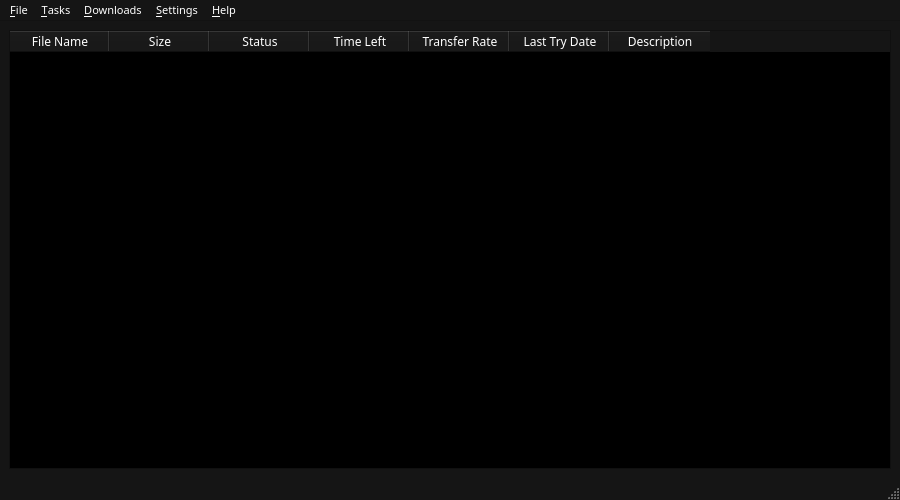
<?xml version="1.0" encoding="UTF-8"?>
<ui version="4.0">
 <class>MainWindow</class>
 <widget class="QMainWindow" name="MainWindow">
  <property name="geometry">
   <rect>
    <x>0</x>
    <y>0</y>
    <width>900</width>
    <height>500</height>
   </rect>
  </property>
  <property name="palette">
   <palette>
    <active>
     <colorrole role="WindowText">
      <brush brushstyle="SolidPattern">
       <color alpha="255">
        <red>255</red>
        <green>255</green>
        <blue>255</blue>
       </color>
      </brush>
     </colorrole>
     <colorrole role="Button">
      <brush brushstyle="SolidPattern">
       <color alpha="255">
        <red>21</red>
        <green>21</green>
        <blue>21</blue>
       </color>
      </brush>
     </colorrole>
     <colorrole role="Light">
      <brush brushstyle="SolidPattern">
       <color alpha="255">
        <red>31</red>
        <green>31</green>
        <blue>31</blue>
       </color>
      </brush>
     </colorrole>
     <colorrole role="Midlight">
      <brush brushstyle="SolidPattern">
       <color alpha="255">
        <red>26</red>
        <green>26</green>
        <blue>26</blue>
       </color>
      </brush>
     </colorrole>
     <colorrole role="Dark">
      <brush brushstyle="SolidPattern">
       <color alpha="255">
        <red>10</red>
        <green>10</green>
        <blue>10</blue>
       </color>
      </brush>
     </colorrole>
     <colorrole role="Mid">
      <brush brushstyle="SolidPattern">
       <color alpha="255">
        <red>14</red>
        <green>14</green>
        <blue>14</blue>
       </color>
      </brush>
     </colorrole>
     <colorrole role="Text">
      <brush brushstyle="SolidPattern">
       <color alpha="255">
        <red>255</red>
        <green>255</green>
        <blue>255</blue>
       </color>
      </brush>
     </colorrole>
     <colorrole role="BrightText">
      <brush brushstyle="SolidPattern">
       <color alpha="255">
        <red>255</red>
        <green>255</green>
        <blue>255</blue>
       </color>
      </brush>
     </colorrole>
     <colorrole role="ButtonText">
      <brush brushstyle="SolidPattern">
       <color alpha="255">
        <red>255</red>
        <green>255</green>
        <blue>255</blue>
       </color>
      </brush>
     </colorrole>
     <colorrole role="Base">
      <brush brushstyle="SolidPattern">
       <color alpha="255">
        <red>0</red>
        <green>0</green>
        <blue>0</blue>
       </color>
      </brush>
     </colorrole>
     <colorrole role="Window">
      <brush brushstyle="SolidPattern">
       <color alpha="255">
        <red>21</red>
        <green>21</green>
        <blue>21</blue>
       </color>
      </brush>
     </colorrole>
     <colorrole role="Shadow">
      <brush brushstyle="SolidPattern">
       <color alpha="255">
        <red>0</red>
        <green>0</green>
        <blue>0</blue>
       </color>
      </brush>
     </colorrole>
     <colorrole role="AlternateBase">
      <brush brushstyle="SolidPattern">
       <color alpha="255">
        <red>10</red>
        <green>10</green>
        <blue>10</blue>
       </color>
      </brush>
     </colorrole>
     <colorrole role="ToolTipBase">
      <brush brushstyle="SolidPattern">
       <color alpha="255">
        <red>255</red>
        <green>255</green>
        <blue>220</blue>
       </color>
      </brush>
     </colorrole>
     <colorrole role="ToolTipText">
      <brush brushstyle="SolidPattern">
       <color alpha="255">
        <red>0</red>
        <green>0</green>
        <blue>0</blue>
       </color>
      </brush>
     </colorrole>
     <colorrole role="PlaceholderText">
      <brush brushstyle="SolidPattern">
       <color alpha="127">
        <red>255</red>
        <green>255</green>
        <blue>255</blue>
       </color>
      </brush>
     </colorrole>
     <colorrole role="Accent">
      <brush brushstyle="SolidPattern">
       <color alpha="255">
        <red>0</red>
        <green>0</green>
        <blue>0</blue>
       </color>
      </brush>
     </colorrole>
    </active>
    <inactive>
     <colorrole role="WindowText">
      <brush brushstyle="SolidPattern">
       <color alpha="255">
        <red>255</red>
        <green>255</green>
        <blue>255</blue>
       </color>
      </brush>
     </colorrole>
     <colorrole role="Button">
      <brush brushstyle="SolidPattern">
       <color alpha="255">
        <red>21</red>
        <green>21</green>
        <blue>21</blue>
       </color>
      </brush>
     </colorrole>
     <colorrole role="Light">
      <brush brushstyle="SolidPattern">
       <color alpha="255">
        <red>31</red>
        <green>31</green>
        <blue>31</blue>
       </color>
      </brush>
     </colorrole>
     <colorrole role="Midlight">
      <brush brushstyle="SolidPattern">
       <color alpha="255">
        <red>26</red>
        <green>26</green>
        <blue>26</blue>
       </color>
      </brush>
     </colorrole>
     <colorrole role="Dark">
      <brush brushstyle="SolidPattern">
       <color alpha="255">
        <red>10</red>
        <green>10</green>
        <blue>10</blue>
       </color>
      </brush>
     </colorrole>
     <colorrole role="Mid">
      <brush brushstyle="SolidPattern">
       <color alpha="255">
        <red>14</red>
        <green>14</green>
        <blue>14</blue>
       </color>
      </brush>
     </colorrole>
     <colorrole role="Text">
      <brush brushstyle="SolidPattern">
       <color alpha="255">
        <red>255</red>
        <green>255</green>
        <blue>255</blue>
       </color>
      </brush>
     </colorrole>
     <colorrole role="BrightText">
      <brush brushstyle="SolidPattern">
       <color alpha="255">
        <red>255</red>
        <green>255</green>
        <blue>255</blue>
       </color>
      </brush>
     </colorrole>
     <colorrole role="ButtonText">
      <brush brushstyle="SolidPattern">
       <color alpha="255">
        <red>255</red>
        <green>255</green>
        <blue>255</blue>
       </color>
      </brush>
     </colorrole>
     <colorrole role="Base">
      <brush brushstyle="SolidPattern">
       <color alpha="255">
        <red>0</red>
        <green>0</green>
        <blue>0</blue>
       </color>
      </brush>
     </colorrole>
     <colorrole role="Window">
      <brush brushstyle="SolidPattern">
       <color alpha="255">
        <red>21</red>
        <green>21</green>
        <blue>21</blue>
       </color>
      </brush>
     </colorrole>
     <colorrole role="Shadow">
      <brush brushstyle="SolidPattern">
       <color alpha="255">
        <red>0</red>
        <green>0</green>
        <blue>0</blue>
       </color>
      </brush>
     </colorrole>
     <colorrole role="AlternateBase">
      <brush brushstyle="SolidPattern">
       <color alpha="255">
        <red>10</red>
        <green>10</green>
        <blue>10</blue>
       </color>
      </brush>
     </colorrole>
     <colorrole role="ToolTipBase">
      <brush brushstyle="SolidPattern">
       <color alpha="255">
        <red>255</red>
        <green>255</green>
        <blue>220</blue>
       </color>
      </brush>
     </colorrole>
     <colorrole role="ToolTipText">
      <brush brushstyle="SolidPattern">
       <color alpha="255">
        <red>0</red>
        <green>0</green>
        <blue>0</blue>
       </color>
      </brush>
     </colorrole>
     <colorrole role="PlaceholderText">
      <brush brushstyle="SolidPattern">
       <color alpha="127">
        <red>255</red>
        <green>255</green>
        <blue>255</blue>
       </color>
      </brush>
     </colorrole>
     <colorrole role="Accent">
      <brush brushstyle="SolidPattern">
       <color alpha="255">
        <red>0</red>
        <green>0</green>
        <blue>0</blue>
       </color>
      </brush>
     </colorrole>
    </inactive>
    <disabled>
     <colorrole role="WindowText">
      <brush brushstyle="SolidPattern">
       <color alpha="255">
        <red>10</red>
        <green>10</green>
        <blue>10</blue>
       </color>
      </brush>
     </colorrole>
     <colorrole role="Button">
      <brush brushstyle="SolidPattern">
       <color alpha="255">
        <red>21</red>
        <green>21</green>
        <blue>21</blue>
       </color>
      </brush>
     </colorrole>
     <colorrole role="Light">
      <brush brushstyle="SolidPattern">
       <color alpha="255">
        <red>31</red>
        <green>31</green>
        <blue>31</blue>
       </color>
      </brush>
     </colorrole>
     <colorrole role="Midlight">
      <brush brushstyle="SolidPattern">
       <color alpha="255">
        <red>26</red>
        <green>26</green>
        <blue>26</blue>
       </color>
      </brush>
     </colorrole>
     <colorrole role="Dark">
      <brush brushstyle="SolidPattern">
       <color alpha="255">
        <red>10</red>
        <green>10</green>
        <blue>10</blue>
       </color>
      </brush>
     </colorrole>
     <colorrole role="Mid">
      <brush brushstyle="SolidPattern">
       <color alpha="255">
        <red>14</red>
        <green>14</green>
        <blue>14</blue>
       </color>
      </brush>
     </colorrole>
     <colorrole role="Text">
      <brush brushstyle="SolidPattern">
       <color alpha="255">
        <red>10</red>
        <green>10</green>
        <blue>10</blue>
       </color>
      </brush>
     </colorrole>
     <colorrole role="BrightText">
      <brush brushstyle="SolidPattern">
       <color alpha="255">
        <red>255</red>
        <green>255</green>
        <blue>255</blue>
       </color>
      </brush>
     </colorrole>
     <colorrole role="ButtonText">
      <brush brushstyle="SolidPattern">
       <color alpha="255">
        <red>10</red>
        <green>10</green>
        <blue>10</blue>
       </color>
      </brush>
     </colorrole>
     <colorrole role="Base">
      <brush brushstyle="SolidPattern">
       <color alpha="255">
        <red>21</red>
        <green>21</green>
        <blue>21</blue>
       </color>
      </brush>
     </colorrole>
     <colorrole role="Window">
      <brush brushstyle="SolidPattern">
       <color alpha="255">
        <red>21</red>
        <green>21</green>
        <blue>21</blue>
       </color>
      </brush>
     </colorrole>
     <colorrole role="Shadow">
      <brush brushstyle="SolidPattern">
       <color alpha="255">
        <red>0</red>
        <green>0</green>
        <blue>0</blue>
       </color>
      </brush>
     </colorrole>
     <colorrole role="AlternateBase">
      <brush brushstyle="SolidPattern">
       <color alpha="255">
        <red>21</red>
        <green>21</green>
        <blue>21</blue>
       </color>
      </brush>
     </colorrole>
     <colorrole role="ToolTipBase">
      <brush brushstyle="SolidPattern">
       <color alpha="255">
        <red>255</red>
        <green>255</green>
        <blue>220</blue>
       </color>
      </brush>
     </colorrole>
     <colorrole role="ToolTipText">
      <brush brushstyle="SolidPattern">
       <color alpha="255">
        <red>0</red>
        <green>0</green>
        <blue>0</blue>
       </color>
      </brush>
     </colorrole>
     <colorrole role="PlaceholderText">
      <brush brushstyle="SolidPattern">
       <color alpha="127">
        <red>10</red>
        <green>10</green>
        <blue>10</blue>
       </color>
      </brush>
     </colorrole>
     <colorrole role="Accent">
      <brush brushstyle="SolidPattern">
       <color alpha="255">
        <red>15</red>
        <green>15</green>
        <blue>15</blue>
       </color>
      </brush>
     </colorrole>
    </disabled>
   </palette>
  </property>
  <property name="font">
   <font>
    <family>Lexend</family>
   </font>
  </property>
  <property name="windowTitle">
   <string>Advanced Internet Download Manager</string>
  </property>
  <widget class="QWidget" name="centralwidget">
   <property name="font">
    <font>
     <family>Lexend</family>
    </font>
   </property>
   <layout class="QVBoxLayout" name="mainVerticalLayout">
    <item>
     <layout class="QHBoxLayout" name="horizontalLayout" stretch="0">
      <item>
       <widget class="QTableWidget" name="downloadsTable">
        <property name="font">
         <font>
          <family>Lexend</family>
         </font>
        </property>
        <column>
         <property name="text">
          <string>File Name</string>
         </property>
         <property name="font">
          <font>
           <family>Lexend</family>
          </font>
         </property>
        </column>
        <column>
         <property name="text">
          <string>Size</string>
         </property>
         <property name="font">
          <font>
           <family>Lexend</family>
          </font>
         </property>
        </column>
        <column>
         <property name="text">
          <string>Status</string>
         </property>
         <property name="font">
          <font>
           <family>Lexend</family>
          </font>
         </property>
        </column>
        <column>
         <property name="text">
          <string>Time Left</string>
         </property>
         <property name="font">
          <font>
           <family>Lexend</family>
          </font>
         </property>
        </column>
        <column>
         <property name="text">
          <string>Transfer Rate</string>
         </property>
         <property name="font">
          <font>
           <family>Lexend</family>
          </font>
         </property>
        </column>
        <column>
         <property name="text">
          <string>Last Try Date</string>
         </property>
         <property name="font">
          <font>
           <family>Lexend</family>
          </font>
         </property>
        </column>
        <column>
         <property name="text">
          <string>Description</string>
         </property>
         <property name="font">
          <font>
           <family>Lexend</family>
          </font>
         </property>
        </column>
       </widget>
      </item>
     </layout>
    </item>
   </layout>
  </widget>
  <widget class="QMenuBar" name="menubar">
   <property name="geometry">
    <rect>
     <x>0</x>
     <y>0</y>
     <width>900</width>
     <height>19</height>
    </rect>
   </property>
   <property name="font">
    <font>
     <family>Lexend</family>
     <pointsize>8</pointsize>
    </font>
   </property>
   <widget class="QMenu" name="menuFile">
    <property name="font">
     <font>
      <family>Lexend</family>
      <pointsize>8</pointsize>
     </font>
    </property>
    <property name="title">
     <string>&amp;File</string>
    </property>
    <addaction name="actionNewDownload"/>
    <addaction name="actionImportList"/>
    <addaction name="actionExportList"/>
    <addaction name="separator"/>
    <addaction name="actionExit"/>
   </widget>
   <widget class="QMenu" name="menuTasks">
    <property name="font">
     <font>
      <family>Lexend</family>
      <pointsize>8</pointsize>
     </font>
    </property>
    <property name="title">
     <string>&amp;Tasks</string>
    </property>
    <addaction name="actionStartAll"/>
    <addaction name="actionStopAll"/>
    <addaction name="actionPauseAll"/>
    <addaction name="actionResume_All"/>
    <addaction name="separator"/>
    <addaction name="actionClearCompleted"/>
   </widget>
   <widget class="QMenu" name="menuDownloads">
    <property name="font">
     <font>
      <family>Lexend</family>
      <pointsize>8</pointsize>
     </font>
    </property>
    <property name="title">
     <string>&amp;Downloads</string>
    </property>
    <widget class="QMenu" name="menu_Speed_Limiter">
     <property name="title">
      <string>&amp;Speed Limiter</string>
     </property>
     <property name="icon">
      <iconset theme="QIcon::ThemeIcon::DocumentProperties"/>
     </property>
     <addaction name="actionOn"/>
     <addaction name="actionOff"/>
     <addaction name="separator"/>
     <addaction name="actionSettings"/>
    </widget>
    <addaction name="actionRefreshLinks"/>
    <addaction name="menu_Speed_Limiter"/>
   </widget>
   <widget class="QMenu" name="menuSettings">
    <property name="font">
     <font>
      <family>Lexend</family>
     </font>
    </property>
    <property name="title">
     <string>&amp;Settings</string>
    </property>
    <addaction name="actionPreferences"/>
    <addaction name="actionConnectionSettings"/>
   </widget>
   <widget class="QMenu" name="menuHelp">
    <property name="font">
     <font>
      <family>Lexend</family>
     </font>
    </property>
    <property name="title">
     <string>&amp;Help</string>
    </property>
    <addaction name="actionAbout"/>
   </widget>
   <addaction name="menuFile"/>
   <addaction name="menuTasks"/>
   <addaction name="menuDownloads"/>
   <addaction name="menuSettings"/>
   <addaction name="menuHelp"/>
  </widget>
  <widget class="QStatusBar" name="statusBar">
   <property name="font">
    <font>
     <family>Lexend</family>
    </font>
   </property>
  </widget>
  <action name="actionNewDownload">
   <property name="icon">
    <iconset theme="QIcon::ThemeIcon::ListAdd"/>
   </property>
   <property name="text">
    <string>&amp;New Download</string>
   </property>
   <property name="font">
    <font>
     <family>Lexend</family>
     <pointsize>9</pointsize>
    </font>
   </property>
  </action>
  <action name="actionImportList">
   <property name="icon">
    <iconset theme="QIcon::ThemeIcon::GoDown"/>
   </property>
   <property name="text">
    <string>&amp;Import List</string>
   </property>
   <property name="font">
    <font>
     <family>Lexend</family>
    </font>
   </property>
  </action>
  <action name="actionExportList">
   <property name="icon">
    <iconset theme="QIcon::ThemeIcon::GoUp"/>
   </property>
   <property name="text">
    <string>&amp;Export List</string>
   </property>
   <property name="font">
    <font>
     <family>Lexend</family>
    </font>
   </property>
  </action>
  <action name="actionExit">
   <property name="icon">
    <iconset theme="QIcon::ThemeIcon::WindowClose"/>
   </property>
   <property name="text">
    <string>&amp;Exit</string>
   </property>
   <property name="font">
    <font>
     <family>Lexend</family>
    </font>
   </property>
  </action>
  <action name="actionStartAll">
   <property name="icon">
    <iconset theme="QIcon::ThemeIcon::MediaPlaybackStart"/>
   </property>
   <property name="text">
    <string>&amp;Start All</string>
   </property>
  </action>
  <action name="actionStopAll">
   <property name="icon">
    <iconset theme="QIcon::ThemeIcon::MediaPlaybackStop"/>
   </property>
   <property name="text">
    <string>&amp;Stop All</string>
   </property>
  </action>
  <action name="actionClearCompleted">
   <property name="icon">
    <iconset theme="QIcon::ThemeIcon::EditClear"/>
   </property>
   <property name="text">
    <string>&amp;Clear Completed</string>
   </property>
  </action>
  <action name="actionRefreshLinks">
   <property name="icon">
    <iconset theme="QIcon::ThemeIcon::ViewRefresh"/>
   </property>
   <property name="text">
    <string>Refresh Links</string>
   </property>
   <property name="font">
    <font>
     <family>Lexend</family>
    </font>
   </property>
  </action>
  <action name="actionPreferences">
   <property name="icon">
    <iconset theme="QIcon::ThemeIcon::MailMessageNew"/>
   </property>
   <property name="text">
    <string>&amp;Preferences</string>
   </property>
   <property name="font">
    <font>
     <family>Lexend</family>
    </font>
   </property>
  </action>
  <action name="actionConnectionSettings">
   <property name="icon">
    <iconset theme="QIcon::ThemeIcon::NetworkWireless"/>
   </property>
   <property name="text">
    <string>&amp;Connection Settings</string>
   </property>
   <property name="font">
    <font>
     <family>Lexend</family>
    </font>
   </property>
  </action>
  <action name="actionAbout">
   <property name="icon">
    <iconset theme="QIcon::ThemeIcon::HelpAbout"/>
   </property>
   <property name="text">
    <string>&amp;About</string>
   </property>
   <property name="font">
    <font>
     <family>Lexend</family>
    </font>
   </property>
  </action>
  <action name="actionPauseAll">
   <property name="icon">
    <iconset theme="QIcon::ThemeIcon::MediaPlaybackPause"/>
   </property>
   <property name="text">
    <string>&amp;Pause All</string>
   </property>
  </action>
  <action name="actionOn">
   <property name="text">
    <string>&amp;On</string>
   </property>
   <property name="font">
    <font>
     <family>Lexend</family>
    </font>
   </property>
  </action>
  <action name="actionOff">
   <property name="text">
    <string>&amp;Off</string>
   </property>
  </action>
  <action name="actionSettings">
   <property name="text">
    <string>&amp;Settings</string>
   </property>
   <property name="font">
    <font>
     <family>Lexend</family>
    </font>
   </property>
  </action>
  <action name="actionResume_All">
   <property name="icon">
    <iconset theme="QIcon::ThemeIcon::GoNext"/>
   </property>
   <property name="text">
    <string>&amp;Resume All</string>
   </property>
  </action>
 </widget>
 <resources/>
 <connections/>
</ui>
